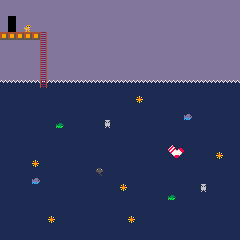

This is a level from a 2D game, rendered from its Tiled map with the project's own tilesets. A one-line summary and the map file follow, with tile-layer data summarised:
An orthogonal 30x30 tile map with 8x8 px tiles, 4 tile layers (Background, Water, Tiles, GameObjects), 2 tilesets and 2 objects (Entrance, WaterSock).

<map version="1.10" tiledversion="1.11.0" orientation="orthogonal" renderorder="right-down" width="30" height="30" tilewidth="8" tileheight="8" infinite="0" nextlayerid="6" nextobjectid="4">
 <properties>
  <property name="LevelNumber" value="1" />
 </properties>
 <tileset firstgid="1" source="Textures.tsx" />
 <tileset firstgid="577" source="Textures2.tsx" />
 <layer id="2" name="Background" width="30" height="30">
  <data>[900 cells, 900 non-empty, 1 distinct tile ids]</data>
 </layer>
 <layer id="1" name="Water" width="30" height="30">
  <data>[900 cells, 600 non-empty, 2 distinct tile ids]</data>
 </layer>
 <layer id="5" name="Tiles" width="30" height="30">
  <data>[900 cells, 14 non-empty, 4 distinct tile ids]</data>
 </layer>
 <layer id="3" name="GameObjects" width="30" height="30">
  <data>[900 cells, 18 non-empty, 10 distinct tile ids]</data>
 </layer>
 <objectgroup id="4" name="Objects">
  <object id="1" name="Entrance" x="4.30307" y="13.4545" width="16.7273" height="22.6364">
   <properties>
    <property name="GoToDoor" value="WaterWorldDoor" />
    <property name="GoToMap" value="World1" />
   </properties>
  </object>
  <object id="3" name="WaterSock" x="165.813" y="141.188" width="20.5625" height="21.75" />
 </objectgroup>
</map>